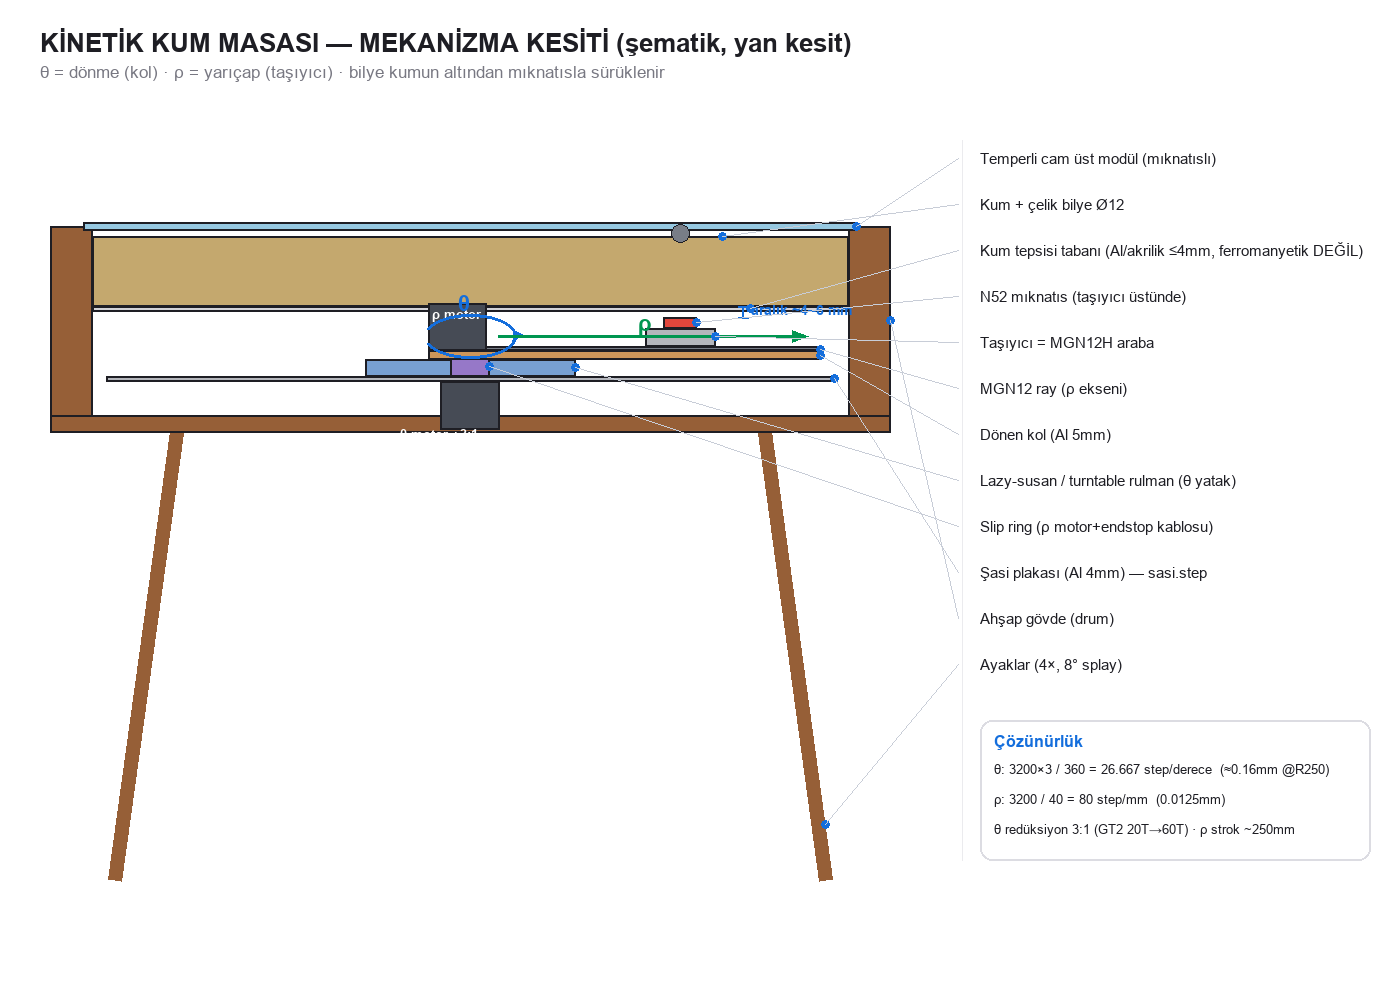

This chart was generated by the following Python code:
#!/usr/bin/env python3
# Mekanizma KESIT diyagrami (yan kesit, semaik). PIL. -> mekanizma_kesit.png
import os, math
from PIL import Image, ImageDraw, ImageFont
HERE=os.path.dirname(os.path.abspath(__file__))
W,H=1400,1000
im=Image.new("RGB",(W,H),(255,255,255)); d=ImageDraw.Draw(im)
def F(sz,b=True):
    for p in (["/System/Library/Fonts/Supplemental/Arial Bold.ttf"] if b else [])+["/System/Library/Fonts/Supplemental/Arial.ttf"]:
        try: return ImageFont.truetype(p,sz)
        except: pass
    return ImageFont.load_default()
INK=(30,30,36); BLUE=(20,110,220); MUT=(120,120,130)
WOOD=(150,95,55); GLASS=(150,200,225); SAND=(196,168,110); STEEL=(120,125,135)
ALU=(180,182,188); MOT=(70,75,85); MAG=(225,70,60); BEAR=(120,160,210); RING=(150,120,200)

CX=470; FY=880; s=1.4
def Y(h): return FY-h*s
def X(x): return CX+x*s
def box(x0,h0,x1,h1,fill,outline=INK,wd=2):
    d.rectangle((X(x0),Y(h1),X(x1),Y(h0)),fill=fill,outline=outline,width=wd)

d.text((40,28),"KİNETİK KUM MASASI — MEKANİZMA KESİTİ (şematik, yan kesit)",font=F(26),fill=INK)
d.text((40,62),"θ = dönme (kol) · ρ = yarıçap (taşıyıcı) · bilye kumun altından mıknatısla sürüklenir",font=F(17,False),fill=MUT)

# --- ayaklar (8 derece splay) ---
for sgn in(-1,1):
    top=sgn*210; foot=sgn*254
    d.line((X(top),Y(320),X(foot),Y(0)),fill=WOOD,width=14)

# --- govde (drum) ---
box(-300,320,-270,467,WOOD)      # sol duvar
box(270,320,300,467,WOOD)        # sag duvar
box(-300,320,300,332,WOOD)       # taban
# --- cam ust ---
box(-276,464,276,470,GLASS)
# --- kum tepsisi + kum ---
box(-270,406,270,410,(210,210,214))      # tepsi tabani (ferromanyetik DEGIL)
box(-270,410,270,460,SAND)               # kum
# bilye
br=150; d.ellipse((X(br)-9,Y(462)-9,X(br)+9,Y(462)+9),fill=STEEL,outline=INK)

# --- MEKANIZMA ---
box(-260,356,260,360,ALU)                # sasi plakasi
box(-21,322,21,356,MOT)                  # theta motoru (sasi alti)
d.text((X(0)-70,Y(322)-2),"θ motor +3:1",font=F(13),fill=(255,255,255))
box(-75,360,75,372,BEAR)                 # lazy-susan rulman
box(-14,360,14,374,RING)                 # slip ring (merkez)
# donen kol (saga uzanir)
box(-30,372,250,378,(205,150,90))
# MGN12 ray (kol ustu)
box(0,378,250,381,STEEL)
# tasiyici + miknatis (rho=150)
box(br-25,381,br+25,394,ALU)             # tasiyici (MGN12H)
box(br-12,394,br+12,402,MAG)             # miknatis N52
# rho motoru (kol pivot ucu)
box(-30,378,12,412,MOT)
d.text((X(-30)+4,Y(412)+4),"ρ motor",font=F(13),fill=(255,255,255))

# --- aralik (gap) oku ---
gx=X(br+45)
d.line((gx,Y(402),gx,Y(410)),fill=BLUE,width=2)
d.line((gx-5,Y(402),gx+5,Y(402)),fill=BLUE,width=2); d.line((gx-5,Y(410),gx+5,Y(410)),fill=BLUE,width=2)
d.text((gx+8,(Y(402)+Y(410))//2-9),"aralık ~4–6 mm",font=F(14),fill=BLUE)

# --- theta donme oku (merkez ust) ---
cx0,cy0=X(0),Y(388)
d.arc((cx0-46,cy0-22,cx0+46,cy0+22),200,520,fill=BLUE,width=3)
d.polygon([(cx0+44,cy0-6),(cx0+52,cy0-2),(cx0+42,cy0+6)],fill=BLUE)
d.text((cx0-12,cy0-46),"θ",font=F(22),fill=BLUE)
# --- rho ok (kol boyunca) ---
d.line((X(20),Y(388),X(230),Y(388)),fill=(0,150,80),width=3)
d.polygon([(X(230),Y(388)-6),(X(242),Y(388)),(X(230),Y(388)+6)],fill=(0,150,80))
d.text((X(120),Y(388)-26),"ρ",font=F(22),fill=(0,150,80))

# --- etiketler (sag sutun, leader ile) ---
labels=[
 (276,467,"Temperli cam üst modül (mıknatıslı)"),
 (180,460,"Kum + çelik bilye Ø12"),
 (200,408,"Kum tepsisi tabanı (Al/akrilik ≤4mm, ferromanyetik DEĞİL)"),
 (br+12,398,"N52 mıknatıs (taşıyıcı üstünde)"),
 (br+25,388,"Taşıyıcı = MGN12H araba"),
 (250,379,"MGN12 ray (ρ ekseni)"),
 (250,375,"Dönen kol (Al 5mm)"),
 (75,366,"Lazy-susan / turntable rulman (θ yatak)"),
 (14,367,"Slip ring (ρ motor+endstop kablosu)"),
 (260,358,"Şasi plakası (Al 4mm) — sasi.step"),
 (300,400,"Ahşap gövde (drum)"),
 (254,40,"Ayaklar (4×, 8° splay)"),
]
lx=980; ly=150
d.line((lx-18,140,lx-18,860),fill=(235,235,238),width=1)
for (hx,hh,t) in labels:
    px,py=X(hx),Y(hh)
    d.ellipse((px-4,py-4,px+4,py+4),fill=BLUE)
    d.line((px,py,lx-22,ly+8),fill=(200,205,215),width=1)
    d.text((lx,ly),t,font=F(15,False),fill=INK); ly+=46

# hesap kutusu
d.rounded_rectangle((lx,720,W-30,860),radius=12,outline=(220,220,226),width=2)
d.text((lx+14,732),"Çözünürlük",font=F(16),fill=BLUE)
for i,t in enumerate(["θ: 3200×3 / 360 = 26.667 step/derece  (≈0.16mm @R250)",
                      "ρ: 3200 / 40 = 80 step/mm  (0.0125mm)",
                      "θ redüksiyon 3:1 (GT2 20T→60T) · ρ strok ~250mm"]):
    d.text((lx+14,762+i*30),t,font=F(13,False),fill=INK)

im.save(os.path.join(HERE,"mekanizma_kesit.png"))
print("mekanizma_kesit.png yazildi")
